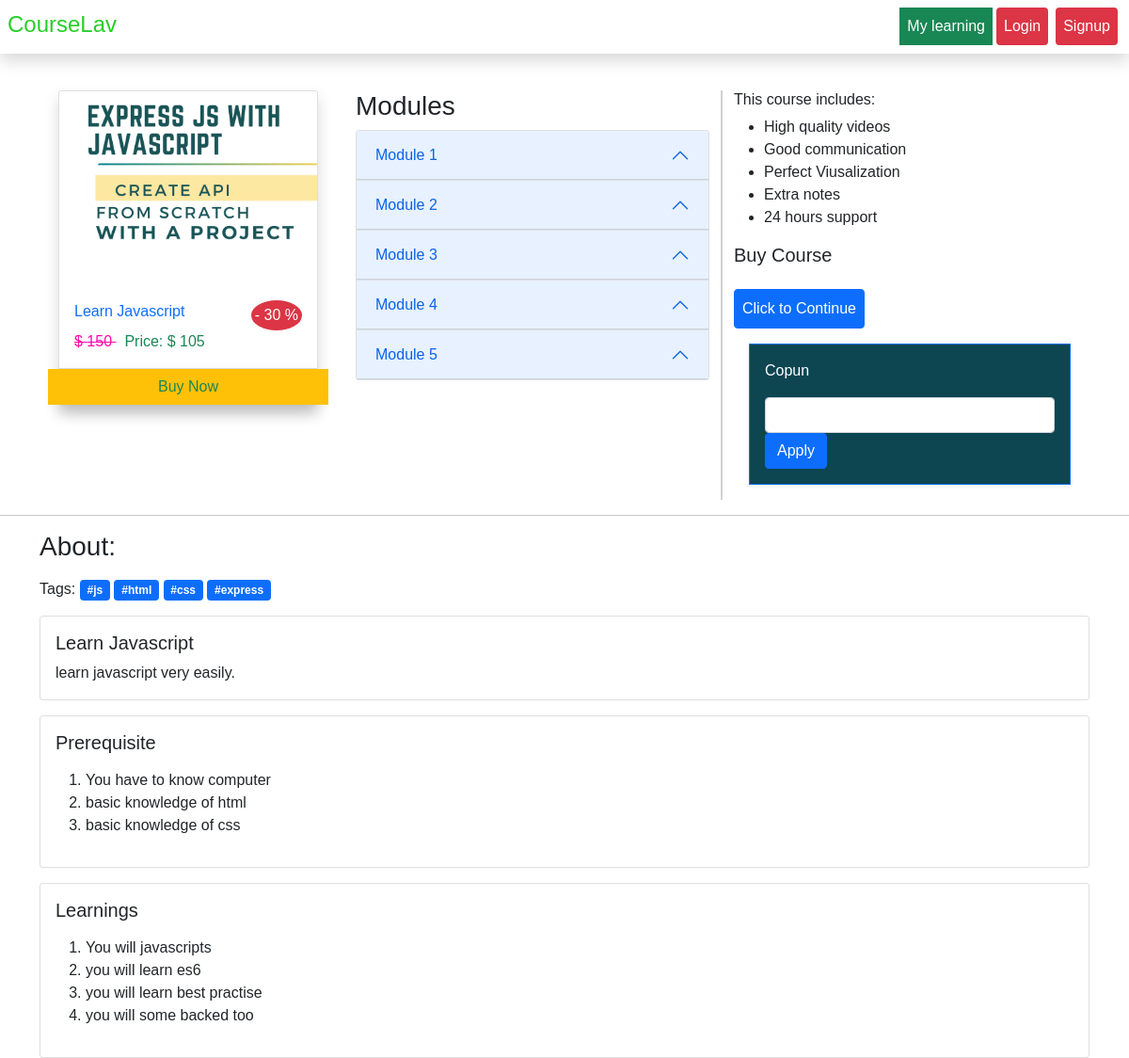
The app's page /check-out/learn_javascript with its own data.
### Usellshop/models.py (models this page shows, shortened)
class Course(models.Model):
    title=models.CharField(max_length=120,blank=False,null=False)
    slug=models.SlugField(unique=True)
    desc=models.CharField(max_length=200)
    price = models.IntegerField(blank=False,null=False)
    discount = models.IntegerField(blank=False,null=False , default = 0)
    thumbnail = models.ImageField(upload_to = "thumb",blank=False,null=False)
    date=models.DateTimeField(auto_now_add=True)
    length=models.PositiveIntegerField(blank=False,null=False)
    Active=models.BooleanField(default=False)
    @property
    def discounts(self):
        price=self.price
        discount=self.discount
        amount=int(price-(price*discount*.01))
        return amount

class Module(models.Model):
    title=models.CharField(max_length=120,blank=False,null=False,unique=True)
    course=models.ForeignKey(Course,on_delete=models.CASCADE)

class CourseAttribute(models.Model):
    title=models.CharField(max_length=120,blank=False,null=False)
    course=models.ForeignKey(Course, on_delete=models.CASCADE)
    class Meta:
        abstract=True

class Tag(CourseAttribute):
    pass

class Prerequisite(CourseAttribute):
    pass

class  Learning(CourseAttribute):
    pass

### Usellshop/views.py (the view, shortened to what this page needs)
# urls.py: path('check-out/<str:slug>',views.CheckOut,name='check-out'),
def CheckOut(request,slug):
    course=Course.objects.get(slug=slug)
    user = request.user
    try:
        encounrse=Payment.objects.get(status=True,course=course,user=user)
        enroll=True
    except:
        enroll=None
    action=None
    buy=None
    action=request.GET.get('action')
    copun=request.GET.get('copun')
    copundiscount=None
    cpdiscount=None
    error_copun=None
    order=None
    payment=None
    if copundiscount:
        amount=copundiscount*100
    else:
        price=course.price
        discount=course.discount
        discountprices=int(price-(price*discount*0.01))
        amount=discountprices*100
    videos = course.video_set.all().order_by("serial")
    allmodule=videos.values('module__title').distinct().order_by('module__title')
    modules={}
    for module in allmodule:
        spmodule=module['module__title']
        undermodule=videos.filter(module__title=spmodule)
        modules[spmodule]=undermodule
    context={
       'course':course,
       'buy':buy,
       'copun':copun,
       'copundiscount':copundiscount,
       'cpdiscount':cpdiscount,
       'error_copun':error_copun,
        "modules" : modules,
        "order" : order,
        "payment" : payment,
        'enroll':enroll,
    }
    return render(request,'course/checkout.html',context)

### templates/course/checkout.html (shortened to what this page needs)
{% extends 'course/base.html' %}
{% block content %}
<div class="main">
  <div class="row d-flex justify-content-center p-0 m-0">
    <div class="col-md-4 col-lg-3 m-3">
        <div class="card mx-auto shadow" >
            <a href="{% url 'check-out' course.slug %}"><img class="card-img-top" src="{{course.thumbnail.url}}" alt="Card image cap"></a>
            <div class="card-body mt-0 ">
                <div class="d-flex justify-content-between align-item-center">
                <a href="{% url 'check-out' course.slug %}" class="card-title text-decoration-none">{{course.title}}</a>
                    <p class="card-text m-0 p-1 bg-danger text-center rounded-circle text-white">
                        - {% if cpdiscount %}
                        {{cpdiscount}}
                    {% else %}
                        {{course.discount}}
                    {% endif %}%
                    </p>
               </div>
                    <p class="p-0 m-0">
                    <span class="price">
                        <del style="color: #ff07aa ;">$
                            {{course.price}}
                             </del>
                        <span class="text-success">Price: ${% if cpdiscount %}
                            {{copundiscount}}
                        {% else %}
                            {{course.discounts}}
                        {% endif %} </span>
                    </span>
                </p>
            </div>
            <div class="card-footer p-0 shadow">
                <div class="row">
                    {% if enroll %}
                    <div class="text-center bg-warning">
                        <a href="{% url 'courseview' course.slug %}" class="btn text-success btn-block">Watch now</a>
                    </div>
                    {% else %}
                    {% if copun %}
                    <div class="text-center bg-warning">
                        <a href="?action=payment&copun={{copun.code}}" class="btn text-success btn-block">Buy Now</a>
                    </div>
                    {% else %}
                    <div class="text-center bg-warning">
                        <a href="?action=payment" class="btn text-success btn-block">Buy Now</a>
                    </div>
                    {% endif %}
                    {% endif %}
                </div>
            </div>
        </div>
    </div>
    <div class="col-md-4 mt-3">
        <h3>Modules</h3>
        <div class="asdf">
            <div class="accordion" id="accordionExample">
                {% for module,videos in modules.items  %}
                <div class="accordion-item">
                  <h2 class="accordion-header" id="headingOne">
                    <button class="accordion-button" type="button" data-bs-toggle="collapse" data-bs-target="#collapse{{forloop.counter}}" aria-expanded="true" aria-controls="collapse{{forloop.counter}}">
                    {{module}}
                    </button>
                  </h2>
                </div>
                {% endfor %}
              </div>
        </div>
    </div>
   <div class="col-md-4 mt-3" style="border-left:2px solid rgb(209, 209, 209);">
    <div class="files">
        <h6>This course includes:</h4>
 <ul class="ml-5">   <li>High quality videos</li>
    <li>Good communication</li>
    <li>Perfect Viusalization</li>
    <li>Extra notes</li>
    <li>24 hours support</li></ul>
    </div>
    {% if enroll %}
    <h5>Thank you for Buy this Course.</h5>
    <a  href="{% url 'courseview' course.slug %}" class="btn btn-warning mt-3  p-2">Watch</a>
    {% else %}
    {% if copun %}
    <h5>Buy Course</h5>
    <a  href="?action=payment&copun={{copun.code}}" class="btn btn-primary mt-3  p-2">Click to Continue</a>
    {% else %}
    <h5>Buy Course</h5>
    <a  href="?action=payment" class="btn btn-primary mt-3  p-2">Click to Continue</a>
    {% endif %}
    {% endif %}
  {% if not enroll  %}
  <div class="copun p-3 border shadow-sm border-primary m-3 " style="background-color: #0d4551 !important;" >
    <p class="text-white">Copun</p>
  <form action="" method="get">
      <input type="text" name="copun" class="form-control">
      <input type="submit" value="Apply" class="btn btn-primary">
  </form>
</div>
  {% endif %}
   </div>
  </div>
<hr>
  <div class="details container">
    <h3>About:</h3>
            <div class="mt-3">
                Tags:
                {% for tag in course.tag_set.all %}
                   <a href="{{tag.slug}}" class="d-inline text-decoration-none badge bg-primary">#{{tag.title}}</a>
                {% endfor %}
             </div>
            <div class="mt-3">
                <div class="card">
                    <div class="card-body">
                        <h5 class="card-title">{{course.title}}</h5>
                        <p class="card-text">{{course.desc}}</p>
                    </div>
                </div>
            </div>
            <div class="mt-3">
                <div class="card">
                    <div class="card-body">
                        <h5 class="card-title">Prerequisite</h5>
                        <p class="card-text">
                        <ol>
                            {% for pre in course.prerequisite_set.all %}
                            <li class="">{{pre.title}}</li>
                            {% endfor %}
                        </ol>
                        </p>
                    </div>
                </div>
            </div>
            <div class="mt-3">
                <div class="card">
                    <div class="card-body">
                        <h5 class="card-title">Learnings</h5>
                        <p class="card-text">
                        <ol>
                            {% for l in course.learning_set.all %}
                            <li class="">{{l.title}}</li>
                            {% endfor %}
                        </ol>
                        </p>
                    </div>
                </div>
            </div>
  </div>
</div>
{% endblock %}

### static/courses/css/nav.css (style rules this page uses)
body { font-family: 'Trebuchet MS', 'Lucida Sans Unicode', 'Lucida Grande', 'Lucida Sans', Arial, sans-serif; }

### records on screen
Course: thumbnail (picture), title "Learn Javascript", discount "30", price "150", discounts "105", desc "learn javascript very easily."
Module: title "Module 1"
Module: title "Module 2"
Module: title "Module 3"
Module: title "Module 4"
Module: title "Module 5"
Tag: title "js"
Tag: title "html"
Tag: title "css"
Tag: title "express"
Prerequisite: title "You have to know computer"
Prerequisite: title "basic knowledge of html"
Prerequisite: title "basic knowledge of css"
Learning: title "You will javascripts"
Learning: title "you will learn es6"
Learning: title "you will learn best practise"
Learning: title "you will some backed too"
